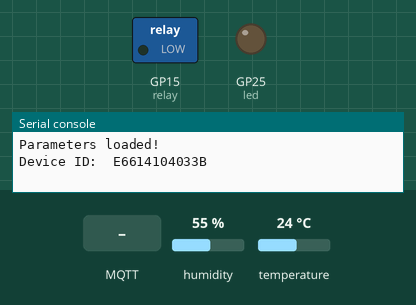
This program was run on a simulated Raspberry Pi Pico running MicroPython. Parts: switched loads named in the program (green lamp = pin HIGH), output pins drawn as LEDs (lit = HIGH), the last lines printed to the serial console. Inputs (shaded band) come from the test bench; at power-on: humidity 55 %, temperature 24 °C. Files the program writes start out absent; no MQTT or app messages arrive unless stated; values from a settings file that is not in the repository are placeholders; files that are not in the repository are absent.

Above: at 1.2 s.
1.3 s: MQTT message "1" arrives on the first subscribed topic
At 2.0 s:
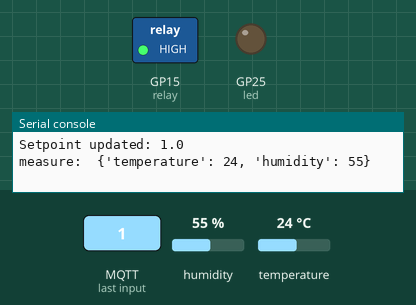
3.0 s: MQTT message "on" arrives on the first subscribed topic
Timing chart, 0 to 6.0 s (numbered marks = the images above; inputs shaded):
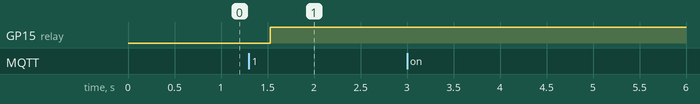

Measured:
- after the input at 1.3 s, GP15 (relay): LOW → HIGH after 0.23 s

The program:

main.py
```python
# Author: Ramiro Uffelmann
# Note: Given that "btree" is unavailable, a JSON file is used to store parameters.
# Nota: La consigna de la actividad solicita suscribirse a tópico "relé", pero el uso de tildes ocasiona desconexión de red de la placa, por lo que se optó por usar "rele".
from mqtt_as import MQTTClient, config
import machine, dht
from machine import Pin
import asyncio
from settings import SSID, password, BROKER, PUERTO_MQTTS, MQTT_USR, MQTT_PASS
import ujson

config["ssid"] = SSID
config["wifi_pw"] = password
config["server"] = BROKER
config["port"] = PUERTO_MQTTS
config["user"] = MQTT_USR
config["password"] = MQTT_PASS
config["ssl"] = True  # Enable SSL/TLS
# config["ssl_params"] = {"server_hostname": BROKER, "certfile": "/flash/cert.pem"}

# Parameters file -----
PARAMS_FILE = "params.json"
# Create parameters dictionary and define default values.
default_params = {
    "setpoint": 25.0,
    "period": 10,
    "mode": 0,  # mode=0: automatic; 1 for manual
    "relay": 0,
}


def load_params():
    try:
        with open(PARAMS_FILE, "r") as f:
            params = ujson.load(f)
    except Exception:
        params = default_params.copy()
        save_params(params)
    return params


def save_params(params):
    try:
        with open(PARAMS_FILE, "w") as f:
            ujson.dump(params, f)
    except Exception as e:
        print("Error saving parameters:", e)


params = load_params()
print("Parameters loaded!")

# Hardware
device_id = "".join("{:02X}".format(b) for b in machine.unique_id())
dht_sensor = dht.DHT11(Pin(16))
led = Pin("LED", Pin.OUT)
relay = Pin(15, Pin.OUT)
measure = {}


# Measures the sensor at a certain period and stores data in memory
async def measure_sensor():
    while True:
        dht_sensor.measure()
        measure["temperature"] = dht_sensor.temperature()
        measure["humidity"] = dht_sensor.humidity()
        await asyncio.sleep(1)


# Coroutine for publishing JSON
async def publish():
    while True:
        payload = {
            "temperatura": measure["temperature"],
            "humedad": measure["humidity"],
            "setpoint": params["setpoint"],
            "periodo": params["period"],
            "modo": params["mode"],
        }
        payload_str = ujson.dumps(payload)
        print("Publishing: ", payload_str)
        await client.publish(device_id, payload_str)
        await asyncio.sleep(params["period"])


# Handle reconnections and subscriptions
async def up(client):  # Handle reconnection
    while True:
        await client.up.wait()
        client.up.clear()
        # Subscription with QoS=1 so the client responds an ACK to the broker when a QoS=1 message is received
        topics = [
            (f"{device_id}/setpoint", 1),
            (f"{device_id}/periodo", 1),
            (f"{device_id}/modo", 1),
            (f"{device_id}/rele", 1),
            (f"{device_id}/destello", 1),
        ]
        for topic, qos in topics:
            await client.subscribe(topic, qos)
            await asyncio.sleep(0.5)
            print("Subscribed to: ", topic, " with QoS: ", qos)


async def messages(client):  # Respond to incoming messages
    async for topic, msg, retained in client.queue:
        topic = topic.decode()
        payload = msg.decode()
        if topic == f"{device_id}/setpoint":
            try:
                params["setpoint"] = float(payload)
                save_params(params)
                print("Setpoint updated:", params["setpoint"])
            except ValueError:
                print("Invalid setpoint value")
        elif topic == f"{device_id}/periodo":
            try:
                params["period"] = int(payload)
                save_params(params)
                print("Period updated:", params["period"])
            except ValueError:
                print("Invalid period value")
        elif topic == f"{device_id}/modo":
            try:
                if int(payload) in [0, 1]:
                    params["mode"] = int(payload)
                    save_params(params)
                    print("Mode updated:", params["mode"])
                else:
                    print("Invalid mode value")
            except ValueError:
                print("Invalid mode value. Should be 0 for automatic and 1 for manual")
        elif topic == f"{device_id}/rele":
            # In manual mode, update relay state immediately.
            try:
                relay_val = int(payload)
                print(params["mode"])
                if params["mode"] == 1:  # Check if it's in manual
                    relay.value(relay_val)
                    params["relay"] = relay_val
                    save_params(params)
                    print("Relay updated (manual):", relay_val)
                else:
                    print("Ignored relay command in auto mode")
            except ValueError:
                print("Invalid relay value")
        elif topic == f"{device_id}/destello":
            # Blink LED on receiving "destello" command
            print("Blink command received")
            await blink()
        else:
            print("Unknown topic")


async def blink():
    # Blink the LED for a few seconds.
    led.value(1)
    await asyncio.sleep(0.2)
    led.value(0)
    await asyncio.sleep(0.2)
    led.value(1)
    await asyncio.sleep(0.2)
    led.value(0)
    await asyncio.sleep(0.2)


# Handle automatic relay control
async def relay_control():
    while True:
        if params["mode"] == 0:  # Automatic mode
            print("measure: ", measure)
            if measure["temperature"] > params["setpoint"]:
                relay.value(1)  # Turn on relay
            else:
                relay.value(0)  # Turn off relay
        await asyncio.sleep(1)


async def main(client):
    print("Device ID: ", device_id)
    await client.connect(quick=True)
    asyncio.create_task(measure_sensor())
    asyncio.create_task(publish())
    asyncio.create_task(up(client))
    asyncio.create_task(messages(client))
    asyncio.create_task(relay_control())
    while True:
        await asyncio.sleep(1)


config["queue_len"] = 1  # Use event interface with default queue size
MQTTClient.DEBUG = True  # type: ignore
client = MQTTClient(config)
try:
    asyncio.run(main(client))
except KeyboardInterrupt:
    print("Received Ctrl+C, shutting down...")
    # Turn off relay
    relay.value(0)
finally:
    client.close()  # Prevent LmacRxBlk:1 errors
```
